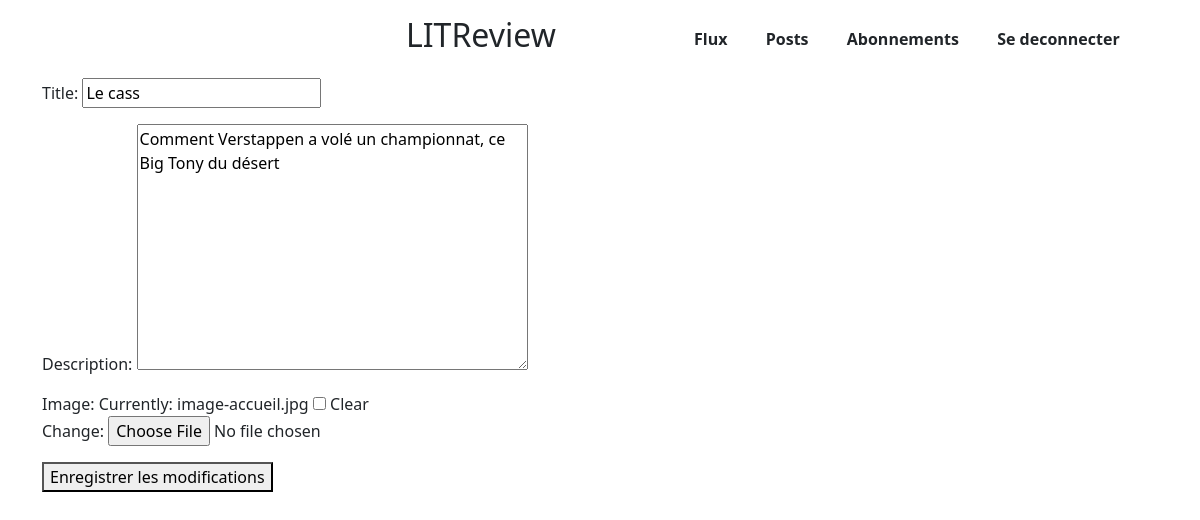
The page /edit_ticket/2/ (signed in) on the database its author committed.
### critiques/models.py (models this page shows, shortened)
class Ticket(models.Model):
    title = models.CharField(max_length=128)
    description = models.TextField(max_length=2048, blank=True)
    image = models.ImageField(null=True, blank=True)
    time_created = models.DateTimeField(auto_now_add=True)
    user = models.ForeignKey(to=settings.AUTH_USER_MODEL, on_delete=models.CASCADE)

### critiques/views.py (the view)
# urls.py: path("edit_ticket/<int:ticket_id>/", edit_ticket, name="edit_ticket"),
@login_required
def edit_ticket(request, ticket_id):
    ticket = get_object_or_404(Ticket, pk=ticket_id)
    if request.method == "POST":
        form = TicketForm(request.POST, request.FILES, instance=ticket)
        if form.is_valid():
            form.save()
            return redirect("posts")
    else:
        form = TicketForm(instance=ticket)
    return render(request, "edit_ticket.html", {"form": form, "ticket": ticket})

### critiques/forms.py
class TicketForm(forms.ModelForm):
    class Meta:
        model = Ticket
        fields = ["title", "description", "image"]

### critiques/templates/edit_ticket.html (shortened to what this page needs)
{% extends "base.html" %}
{% load static %}
{% block content %}
<div class="container">
    <form action="" method="post" enctype="multipart/form-data">
    {{ form.as_p }}
    <button type="submit">Enregistrer les modifications</button>
</form>
</div>
{% endblock %}

### critiques/static/critiques/css/base.css (style rules this page uses)
a { text-decoration: none; color: inherit; background: none; border: none; padding: 0; margin: 0; outline: none; font-size: 100%; font-weight: inherit; cursor: pointer; }

### rows shown on the page
Ticket: title "Le cass", description "Comment Verstappen a volé un championnat, ce Big Tony du désert"
